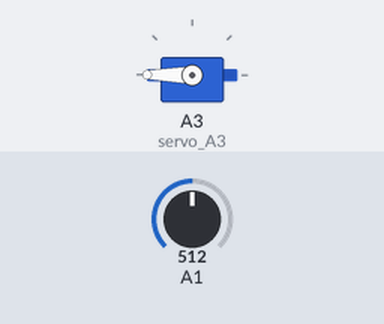
This sketch was run on a simulated Arduino Uno, built with avr-gcc and run on an emulated ATmega328P. On the bench: servo. Inputs (shaded band) come from the test bench; at power-on: A1 = 512.

Above: at 1.2 s.
1.3 s: A1 set to 306
At 1.7 s:
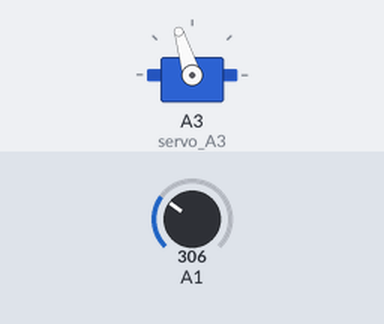
2.8 s: A1 set to 122
At 3.9 s:
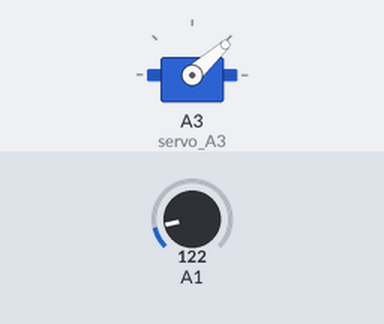
4.3 s: A1 set to 0
At 5.1 s:
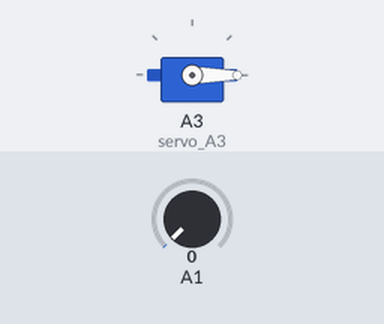
5.8 s: A1 set to 511
At 6.1 s:
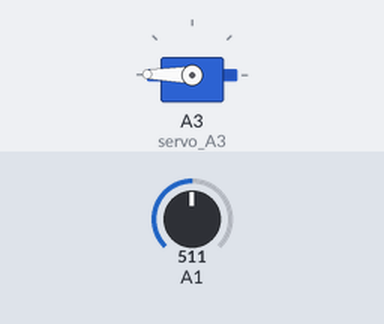
7.3 s: A1 set to 716
At 8.6 s:
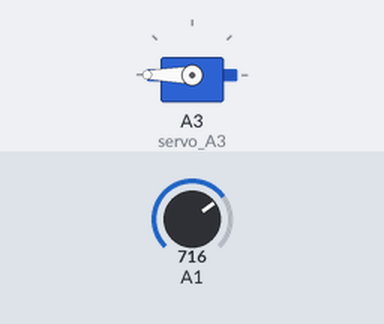
Timing chart, 0 to 9.8 s (numbered marks = the images above; inputs shaded):
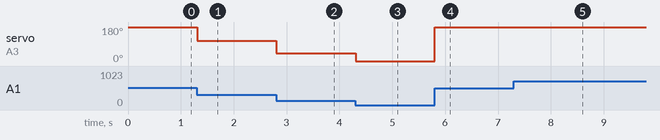

Measured:
- after the input at 1.3 s, servo on A3 (servo_A3): 180° → 107° at once
- after the input at 2.8 s, servo on A3 (servo_A3): 107° → 42° at once
- after the input at 4.3 s, servo on A3 (servo_A3): 42° → 0° at once
- after the input at 5.8 s, servo on A3 (servo_A3): 0° → 179° at once
- after the input at 7.3 s, servo on A3 (servo_A3): 179° → 180° at once

The sketch:

servo.ino
```cpp
#include <Servo.h>

int pot = 0;

Servo servo_A3;

void setup()
{
  pinMode(A1, INPUT);
  servo_A3.attach(A3);

}

void loop()
{
  pot = analogRead(A1);
  servo_A3.write(map(pot, 0, 1023, 0, 360));
  delay(10); // Delay a little bit to improve simulation performance
}
```
